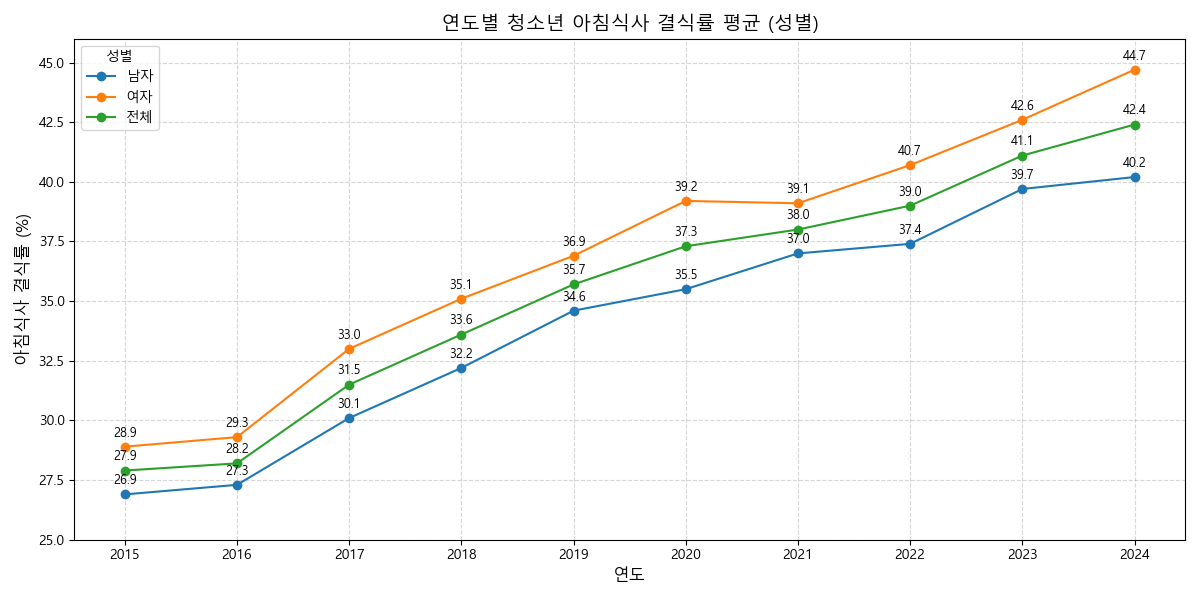

Python code for this plot:
import pandas as pd
import matplotlib.pyplot as plt
import seaborn as sns
import json

plt.rcParams['font.family'] = ['Malgun Gothic', 'AppleGothic', 'NanumGothic', 'sans-serif']
plt.rcParams['axes.unicode_minus'] = False

# JSON 로드
with open("breakfast_skip.json", "r", encoding="utf-8") as f:
    data = json.load(f)

df = pd.DataFrame(data)

print(df["age"].unique())
print(df["gender"].unique())

df_gender_plot = df[df["age"].isna() | (df["age"] == "전체")].copy()

# 타입 변환
df_gender_plot["gender"] = df_gender_plot["gender"].astype(str)
df_gender_plot["year"] = df_gender_plot["year"].astype(int)
df_gender_plot["breakfast_skip_rate"] = df_gender_plot["breakfast_skip_rate"].astype(float)

# 그래프 그리기
palette = {"남자": "#1f77b4", "여자": "#ff7f0e", "전체": "#2ca02c"}
plt.figure(figsize=(12, 6))
for gender in ["남자", "여자", "전체"]:
    subset = df_gender_plot[df_gender_plot["gender"] == gender]
    if subset.empty:
        print(f"[경고] '{gender}' 데이터 없음!")
        continue
    plt.plot(subset["year"], subset["breakfast_skip_rate"], marker='o', label=gender, color=palette[gender])
    for x, y in zip(subset["year"], subset["breakfast_skip_rate"]):
        plt.text(x, y + 0.3, f"{y:.1f}", ha='center', va='bottom', fontsize=9)

plt.title("연도별 청소년 아침식사 결식률 평균 (성별)", fontsize=14)
plt.xlabel("연도", fontsize=12)
plt.ylabel("아침식사 결식률 (%)", fontsize=12)
plt.xticks(df_gender_plot["year"].unique())
plt.ylim(25, 46)
plt.grid(True, linestyle='--', alpha=0.5)
plt.legend(title="성별", fontsize=10)
plt.tight_layout()
plt.savefig("breakfast_skip.png")
plt.show()
